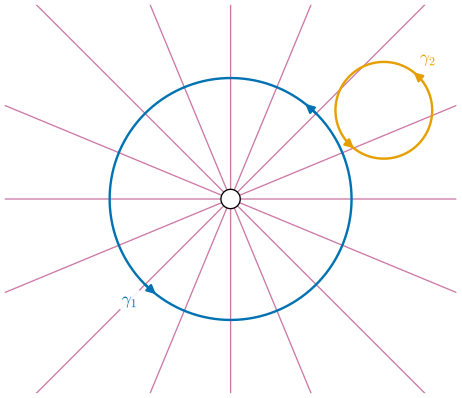

Write the Python code that produced this figure.
"""Figure 0.7.4: the closed 1-form ω = (−y dx + x dy)/(x² + y²) on R² ∖ {0} as a stack of rays (Section 0.7).

Locally ω = dθ (θ = polar angle), so its "stack" is the family of rays θ = 2πk/16 (pink), one ray per 2π/16.
Blue: the circle γ₁ of radius 1.5 around the origin, counterclockwise; it crosses all 16 rays in the same direction,
∮_{γ₁} ω = 2π. Orange: the circle γ₂ of radius 0.6 centred at (1.9, 1.1), which does not enclose the origin; it
crosses each ray it meets once forwards and once backwards, ∮_{γ₂} ω = 0. The origin (white disk) is not in the domain.
Both integrals are checked numerically.

Run from the project root: ``PYTHONPATH=tools python3 chapters/00-tour/figures/fig-0-7-4-dtheta.py``
"""

import dgfig

dgfig.setup()

import matplotlib.pyplot as plt
import numpy as np
from matplotlib.patches import Circle, FancyArrowPatch

C = dgfig.COLORS
LW = dgfig.LW


def omega(x, y, dx, dy):
    return (-y * dx + x * dy) / (x ** 2 + y ** 2)


def loop_integral(c, r, n=20000):
    t = np.linspace(0, 2 * np.pi, n + 1)
    x, y = c[0] + r * np.cos(t), c[1] + r * np.sin(t)
    dx, dy = -r * np.sin(t), r * np.cos(t)
    vals = omega(x, y, dx, dy)
    return np.sum((vals[1:] + vals[:-1]) / 2 * np.diff(t))


g1 = ((0.0, 0.0), 1.5)
g2 = ((1.9, 1.1), 0.6)
# self-checks (§12.1)
assert abs(loop_integral(*g1) - 2 * np.pi) < 1e-8
assert abs(loop_integral(*g2)) < 1e-8
assert np.hypot(*g2[0]) > g2[1]           # γ₂ does not enclose the origin

fig, ax = plt.subplots(figsize=(4.8, 4.2))
R = 2.8
dgfig.schematic_axes(ax, (-R, R), (-R * 0.86, R * 0.86))
for k in range(16):
    a = 2 * np.pi * k / 16
    ax.plot([0.12 * np.cos(a), 4 * np.cos(a)], [0.12 * np.sin(a), 4 * np.sin(a)], color=C["covector"], lw=1.0,
            zorder=1)
ax.add_patch(Circle((0, 0), 0.12, facecolor="white", edgecolor=C["main"], lw=1.0, zorder=3))
t = np.linspace(0, 2 * np.pi, 400)
for (c, r), col, lab, lpos in ((g1, C["tangent"], r"$\gamma_1$", (-1.25, -1.25)),
                               (g2, C["accent"], r"$\gamma_2$", (2.45, 1.75))):
    ax.plot(c[0] + r * np.cos(t), c[1] + r * np.sin(t), color=col, lw=LW["main"], zorder=4)
    for a0 in (0.25 * np.pi, 1.25 * np.pi):
        p0 = (c[0] + r * np.cos(a0), c[1] + r * np.sin(a0))
        p1 = (c[0] + r * np.cos(a0 + 0.12), c[1] + r * np.sin(a0 + 0.12))
        ax.add_patch(FancyArrowPatch(p0, p1, arrowstyle="-|>", mutation_scale=13, color=col, lw=LW["main"],
                                     shrinkA=0, shrinkB=0, zorder=5))
    ax.text(*lpos, lab, fontsize=13, color=col, ha="center", va="center",
            bbox=dict(boxstyle="round,pad=0.1", fc="white", ec="none", alpha=0.9), zorder=6)
fig.subplots_adjust(left=0.01, right=0.99, top=0.99, bottom=0.01)
dgfig.save(fig, __file__)
